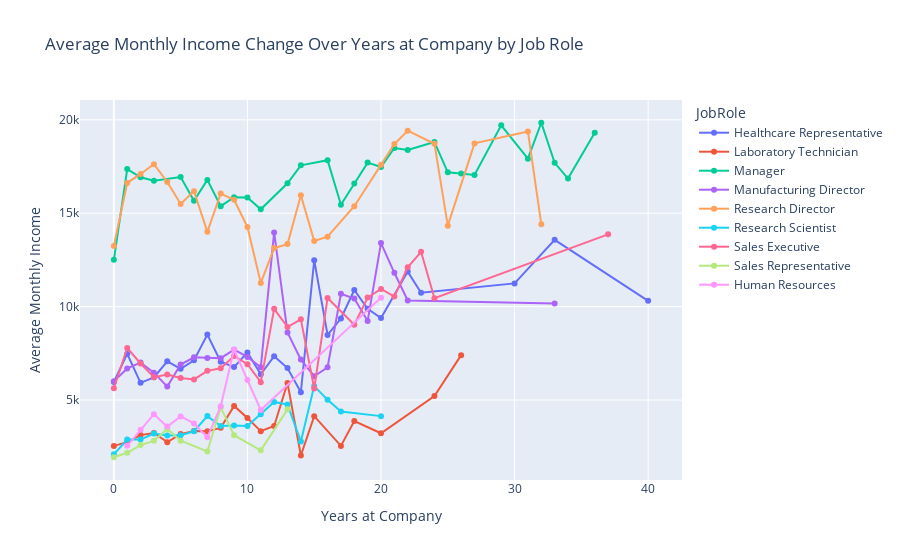

Here is the notebook cell this chart was saved with:
### Code cell
import plotly.express as px
df_avg_income = data.groupby(['YearsAtCompany', 'JobRole']).agg({'MonthlyIncome': 'mean'}).reset_index()

# Create the line chart
fig = px.line(df_avg_income, x='YearsAtCompany', y='MonthlyIncome', color='JobRole',
              title='Average Monthly Income Change Over Years at Company by Job Role',
              labels={'YearsAtCompany': 'Years at Company', 'MonthlyIncome': 'Average Monthly Income'},
              markers=True)

# Show the plot
fig.show()

### Figure 1 — Plotly figure (JSON) as saved in the notebook; plotly's stock layout.template omitted (floating-point values rounded to 4 significant figures)
{"data": [{"hovertemplate": "JobRole=Healthcare Representative<br>Years at Company=%{x}<br>Average Monthly Income=%{y}<extra></extra>", "legendgroup": "Healthcare Representative", "line": {"color": "#636efa", "dash": "solid"}, "marker": {"symbol": "circle"}, "mode": "lines+markers", "name": "Healthcare Representative", "orientation": "v", "showlegend": true, "type": "scatter", "x": [0, 1, 2, 3, 4, 5, 6, 7, 8, 9, 10, 11, 12, 13, 14, 15, 16, 17, 18, 19, 20, 22, 23, 30, 33, 40], "xaxis": "x", "y": [5963, 7468.0, 5923.0, 6217.0, 7073, 6672.0, 7128.0, 8502.0, 7049.0, 6762, 7550.0, 6379, 7349, 6714.0, 5418.0, 12480.0, 8487, 9364.0, 10891, 9880.0, 9391, 11880.0, 10748, 11245, 13577, 10312], "yaxis": "y"}, {"hovertemplate": "JobRole=Laboratory Technician<br>Years at Company=%{x}<br>Average Monthly Income=%{y}<extra></extra>", "legendgroup": "Laboratory Technician", "line": {"color": "#EF553B", "dash": "solid"}, "marker": {"symbol": "circle"}, "mode": "lines+markers", "name": "Laboratory Technician", "orientation": "v", "showlegend": true, "type": "scatter", "x": [0, 1, 2, 3, 4, 5, 6, 7, 8, 9, 10, 11, 12, 13, 14, 15, 17, 18, 20, 24, 26], "xaxis": "x", "y": [2544.0, 2748.0, 3122.0, 3236.0, 2745.0, 3175.0, 3346.0, 3322.0, 3510.0, 4687.0, 4035.0, 3335.0, 3610.0, 5914, 2028, 4134.0, 2546.0, 3878.0, 3221, 5210, 7403], "yaxis": "y"}, {"hovertemplate": "JobRole=Manager<br>Years at Company=%{x}<br>Average Monthly Income=%{y}<extra></extra>", "legendgroup": "Manager", "line": {"color": "#00cc96", "dash": "solid"}, "marker": {"symbol": "circle"}, "mode": "lines+markers", "name": "Manager", "orientation": "v", "showlegend": true, "type": "scatter", "x": [0, 1, 2, 3, 5, 6, 7, 8, 9, 10, 11, 13, 14, 16, 17, 18, 19, 20, 21, 22, 24, 25, 26, 27, 29, 31, 32, 33, 34, 36], "xaxis": "x", "y": [12504, 17360.0, 16930.0, 16740.0, 16940.0, 15670.0, 16790.0, 15379, 15860.0, 15840.0, 15210, 16606, 17563, 17840.0, 15458, 16595, 17711, 17470.0, 18490.0, 18390.0, 18820.0, 17192, 17120.0, 17046, 19710.0, 17924, 19845, 17700.0, 16856, 19320.0], "yaxis": "y"}, {"hovertemplate": "JobRole=Manufacturing Director<br>Years at Company=%{x}<br>Average Monthly Income=%{y}<extra></extra>", "legendgroup": "Manufacturing Director", "line": {"color": "#ab63fa", "dash": "solid"}, "marker": {"symbol": "circle"}, "mode": "lines+markers", "name": "Manufacturing Director", "orientation": "v", "showlegend": true, "type": "scatter", "x": [0, 1, 2, 3, 4, 5, 6, 7, 8, 9, 10, 11, 12, 13, 14, 15, 16, 17, 18, 19, 20, 21, 22, 33], "xaxis": "x", "y": [5999, 6692.0, 7004.0, 6466.0, 5720.0, 6899.0, 7289, 7248.0, 7242.0, 7695.0, 7306.0, 6755.0, 13973, 8619, 7165.0, 6274.0, 6752.0, 10685, 10435, 9234.0, 13400.0, 11811, 10333, 10169], "yaxis": "y"}, {"hovertemplate": "JobRole=Research Director<br>Years at Company=%{x}<br>Average Monthly Income=%{y}<extra></extra>", "legendgroup": "Research Director", "line": {"color": "#FFA15A", "dash": "solid"}, "marker": {"symbol": "circle"}, "mode": "lines+markers", "name": "Research Director", "orientation": "v", "showlegend": true, "type": "scatter", "x": [0, 1, 2, 3, 4, 5, 6, 7, 8, 9, 10, 11, 12, 13, 14, 15, 16, 18, 20, 21, 22, 24, 25, 27, 31, 32], "xaxis": "x", "y": [13245, 16620.0, 17100.0, 17630.0, 16673, 15500.0, 16184, 14005, 16060.0, 15716, 14270.0, 11270.0, 13130.0, 13348, 15960.0, 13520, 13744, 15370.0, 17590.0, 18700.0, 19420.0, 18722, 14336, 18740, 19374, 14411], "yaxis": "y"}, {"hovertemplate": "JobRole=Research Scientist<br>Years at Company=%{x}<br>Average Monthly Income=%{y}<extra></extra>", "legendgroup": "Research Scientist", "line": {"color": "#19d3f3", "dash": "solid"}, "marker": {"symbol": "circle"}, "mode": "lines+markers", "name": "Research Scientist", "orientation": "v", "showlegend": true, "type": "scatter", "x": [0, 1, 2, 3, 4, 5, 6, 7, 8, 9, 10, 11, 12, 13, 14, 15, 16, 17, 20], "xaxis": "x", "y": [2091.0, 2889.0, 2883.0, 3202.0, 3100.0, 3110.0, 3327.0, 4138.0, 3610.0, 3641.0, 3612.0, 4235.0, 4900, 4755.0, 2781, 5747, 5008.0, 4380.0, 4138.0], "yaxis": "y"}, {"hovertemplate": "JobRole=Sales Executive<br>Years at Company=%{x}<br>Average Monthly Income=%{y}<extra></extra>", "legendgroup": "Sales Executive", "line": {"color": "#FF6692", "dash": "solid"}, "marker": {"symbol": "circle"}, "mode": "lines+markers", "name": "Sales Executive", "orientation": "v", "showlegend": true, "type": "scatter", "x": [0, 1, 2, 3, 4, 5, 6, 7, 8, 9, 10, 11, 12, 13, 14, 15, 16, 18, 19, 20, 21, 22, 23, 24, 37], "xaxis": "x", "y": [5630.0, 7786.0, 6957.0, 6220.0, 6366.0, 6182.0, 6106.0, 6562.0, 6702.0, 7361.0, 6917.0, 5957.0, 9881, 8907, 9322.0, 5614.0, 10467, 9029.0, 10484, 10951, 10542, 12110.0, 12936, 10453, 13872], "yaxis": "y"}, {"hovertemplate": "JobRole=Sales Representative<br>Years at Company=%{x}<br>Average Monthly Income=%{y}<extra></extra>", "legendgroup": "Sales Representative", "line": {"color": "#B6E880", "dash": "solid"}, "marker": {"symbol": "circle"}, "mode": "lines+markers", "name": "Sales Representative", "orientation": "v", "showlegend": true, "type": "scatter", "x": [0, 1, 2, 3, 4, 5, 7, 8, 9, 11, 13], "xaxis": "x", "y": [1937.0, 2175, 2590, 2814.0, 3452.0, 2822.0, 2244.0, 4606.0, 3118.0, 2308, 4502], "yaxis": "y"}, {"hovertemplate": "JobRole=Human Resources<br>Years at Company=%{x}<br>Average Monthly Income=%{y}<extra></extra>", "legendgroup": "Human Resources", "line": {"color": "#FF97FF", "dash": "solid"}, "marker": {"symbol": "circle"}, "mode": "lines+markers", "name": "Human Resources", "orientation": "v", "showlegend": true, "type": "scatter", "x": [1, 2, 3, 4, 5, 6, 7, 8, 9, 10, 11, 20], "xaxis": "x", "y": [2548.0, 3408.0, 4243, 3576.0, 4124.0, 3748.0, 3003.0, 4666.0, 7700.0, 6074.0, 4470.0, 10482], "yaxis": "y"}], "layout": {"legend": {"title": {"text": "JobRole"}, "tracegroupgap": 0}, "title": {"text": "Average Monthly Income Change Over Years at Company by Job Role"}, "xaxis": {"anchor": "y", "domain": [0, 1], "title": {"text": "Years at Company"}}, "yaxis": {"anchor": "x", "domain": [0, 1], "title": {"text": "Average Monthly Income"}}}}
